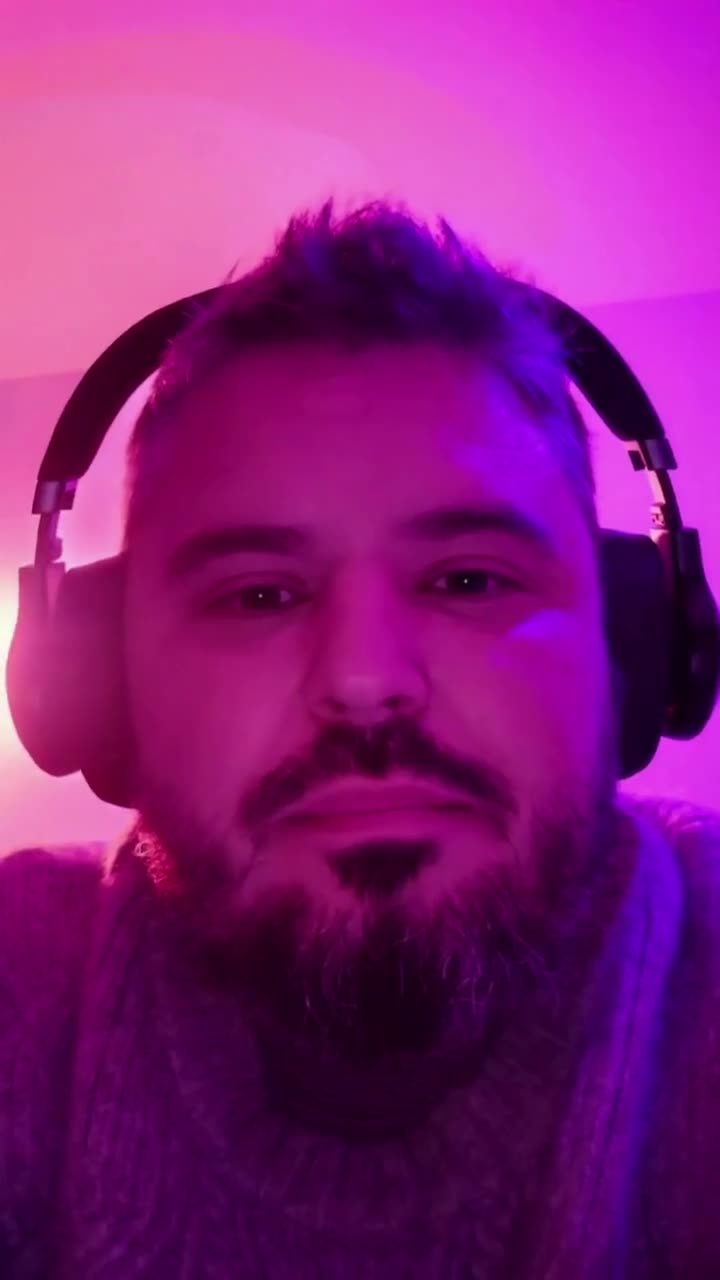
#> input picture bullettime/web/example.jpg, 720 x 1280 px
$ python -i orient.py   (imports and definitions only)
#> lines starting #> are read from the running program, lines starting #| are printed output that depends on the picture
"""Image orientation guards: EXIF-normalise uploads, detect stills that came back rolled 90 degrees, and make
"use my original photo" stills. Pillow + OpenCV (both optional at import time; checks degrade to "unknown").

Why: phone photos store landscape pixels + an EXIF Orientation tag, and Qwen-Image-Edit sometimes returns a
still whose subject is rolled 90 degrees inside an upright canvas (seen with off-format Multiple-Angles LoRA
prompts like "Rotate the camera 45 degrees to the left"). Such a still must never be used automatically.
"""
from __future__ import annotations

from pathlib import Path

IMAGE_SUFFIXES = (".jpg", ".jpeg", ".png", ".webp", ".heic", ".heif", ".tif", ".tiff", ".bmp")
ROLLS = (0, 90, 270)  # 180 is not checked: the Haar profile cascade gives false 180 hits, Qwen does not flip


# [41 lines left out: functions exif_orientation, normalize_upload, image_size, not called in this run]


def is_portrait(wh: tuple[int, int]) -> bool:
    return wh[1] >= wh[0]


def _gray(path, max_side=640):
    import numpy as np
    from PIL import Image, ImageOps
    with Image.open(path) as im:
        g = ImageOps.exif_transpose(im).convert("L")
    s = max_side / max(g.size)
    if s < 1:
        g = g.resize((max(1, int(g.width * s)), max(1, int(g.height * s))))
    return np.array(g), s


def _cascades():
    import cv2
    d = cv2.data.haarcascades
    return cv2.CascadeClassifier(d + "haarcascade_frontalface_default.xml"), cv2.CascadeClassifier(d + "haarcascade_profileface.xml")


def _faces(g):
    """Largest face box (x, y, w, h) from frontal + profile (both directions) cascades, or None."""
    import cv2
    fc, pc = _cascades()
    best = None
    for c, img, flip in ((fc, g, False), (pc, g, False), (pc, cv2.flip(g, 1), True)):
        for (x, y, w, h) in c.detectMultiScale(img, 1.1, 5, minSize=(40, 40)):
            if flip:
                x = g.shape[1] - x - w
            if best is None or w * h > best[2] * best[3]:
                best = (int(x), int(y), int(w), int(h))
    return best


# [58 lines left out: functions shot_distance, face_scores, face_roll, check_still, not called in this run]


def face_crop(src: str | Path, out: str | Path, aspect: float = 9 / 16, zoom: float = 1.0,
              min_w: int = 360, max_h: int = 1536) -> Path | None:
    """Write an upright crop of `src` with width/height = aspect, centred on the largest face.
    zoom=1: the widest crop that fits; zoom>1: a close-up whose height is `zoom` face heights.
    Returns None when the crop would be narrower than min_w pixels (too low-res for that framing)."""
#> called with src = 'web/example.jpg', out = 'out.png', aspect = 0.562, zoom = 1, min_w = 360, max_h = 1536
    from PIL import Image, ImageOps
    with Image.open(src) as im:
#> im is the input picture: PIL image 720x1280 RGB; mean R, G, B 134, 28.6, 121.2
        up = ImageOps.exif_transpose(im).convert("RGB")
    W, H = up.size
#> W = 720; H = 1280
    cx, cy, fh = W / 2, H / 2, None
#> cx = 360; cy = 640
    try:
        g, s = _gray(src)
#> in _gray, `g = ImageOps.exif_transpose(im).convert("L")`:
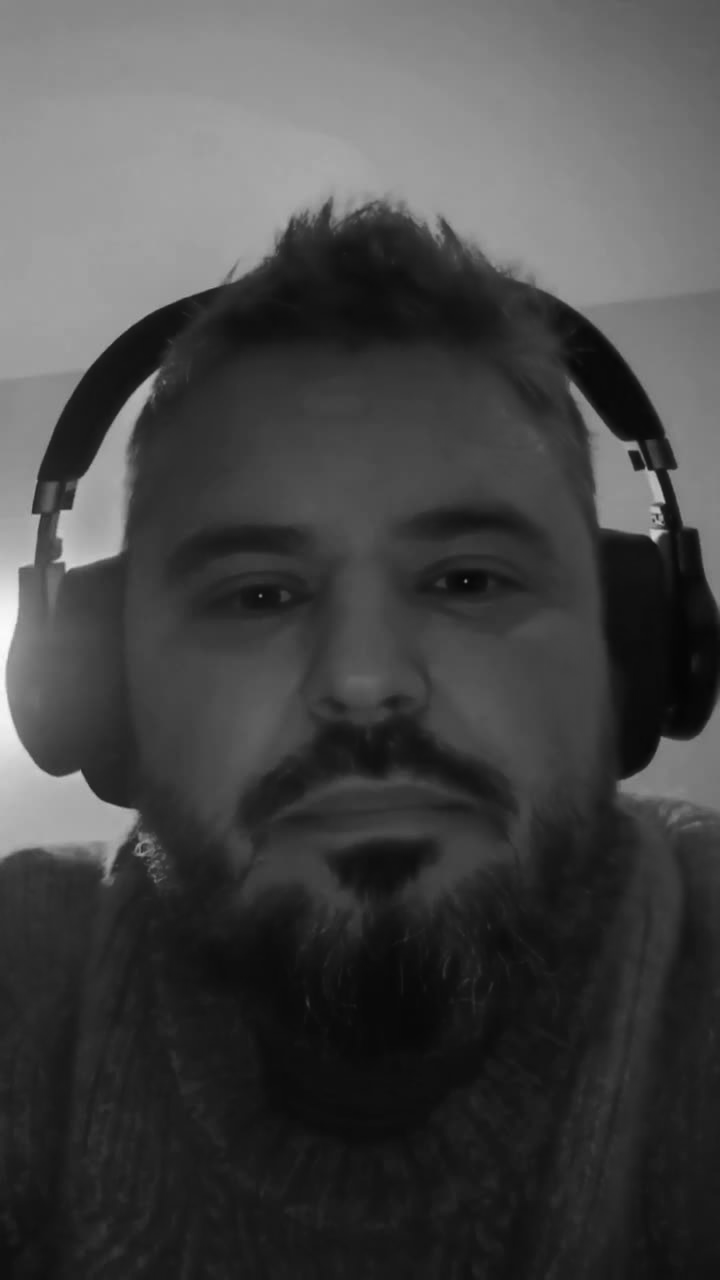
#> g: PIL image 720x1280 L; min 5, max 252, mean 70.6
#> s = 0.5
        f = _faces(g)
#> the loop in _faces, `for c, img, flip in ((fc, g, False), (pc, g, False), (pc, cv2.flip(g, ..` made 3 passes
#> flip on passes 1 to 3: False, False, True
#> after the loop in _faces, `for c, img, flip in ((fc, g, False), (pc, g, False), (pc, cv2.flip(g, ..`: best = (47, 191, 275, 275); x = 47
#> f = (47, 191, 275, 275)
        if f:
            x, y, w, h = (v / s for v in f)
#> x = 94; y = 382; w = 550; h = 550
            cx, cy, fh = x + w / 2, y + h / 2, h
#> cx = 369; cy = 657; fh = 550
    except Exception:  # noqa: BLE001
        pass
    cw, ch = (W, W / aspect) if W / H <= aspect else (H * aspect, H)  # widest crop that fits
#> cw = 720; ch = 1280
    if zoom > 1:
        if fh is None:
            return None  # a close-up needs a face to aim at
        ch2 = min(ch, fh * zoom)
        cw, ch = ch2 * aspect, ch2
    if cw < min_w:
        return None
    # keep the face in the upper third for singles, centred for close-ups
    ty = cy - (ch * (0.38 if zoom <= 1 else 0.45))
#> ty = 170.6
    x0 = min(max(0.0, cx - cw / 2), W - cw)
#> x0 = 0
    y0 = min(max(0.0, ty), H - ch)
#> y0 = 0
    crop = up.crop((int(x0), int(y0), int(x0 + cw), int(y0 + ch)))
    if crop.height > max_h:  # LTX resizes to 1536 on the long side anyway: keep uploads small
        crop = crop.resize((int(crop.width * max_h / crop.height), max_h), Image.LANCZOS)
    out = Path(out)
    out.parent.mkdir(parents=True, exist_ok=True)
    crop.save(out)
    return out

>>> result = face_crop('web/example.jpg', 'out.png')
